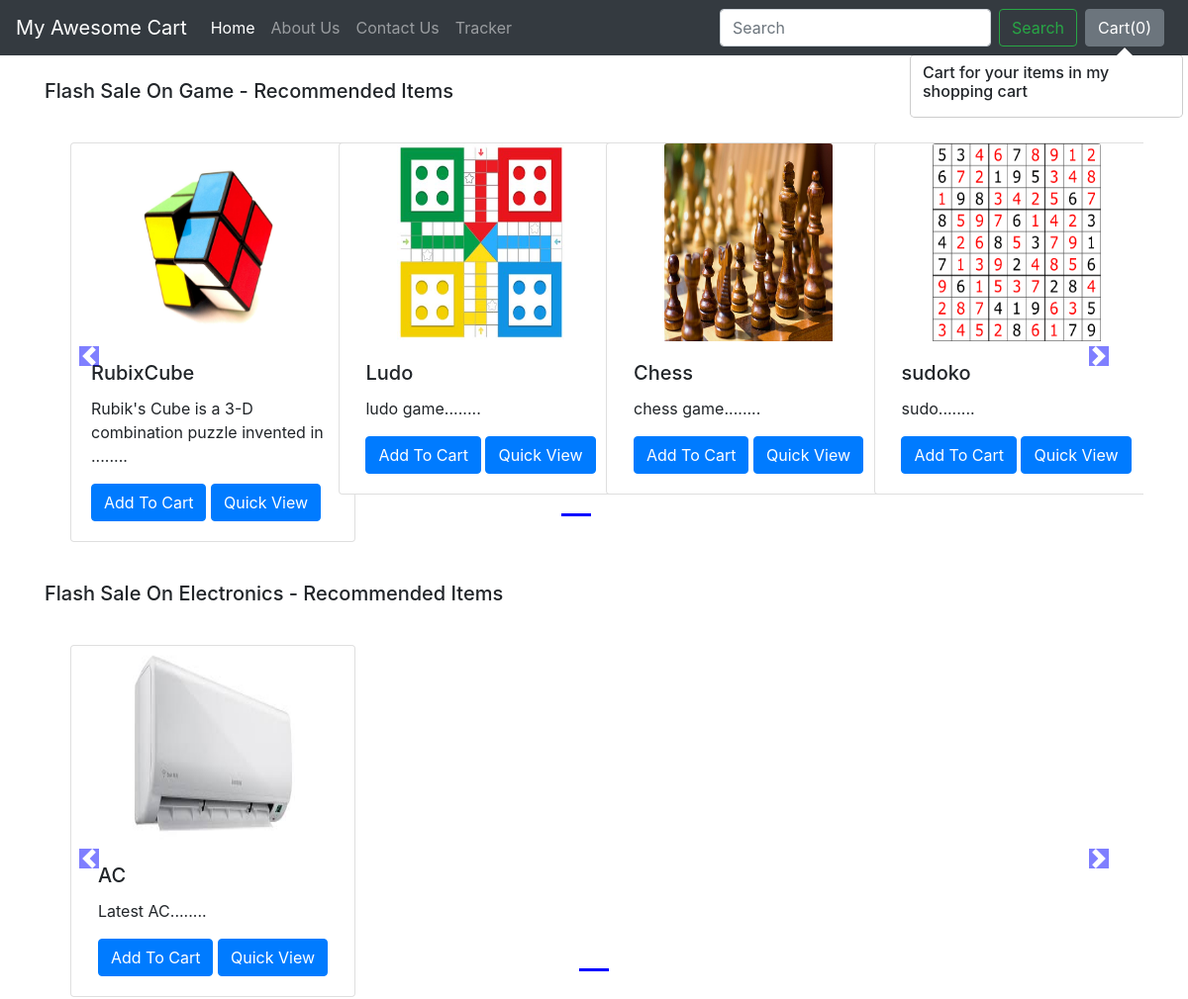
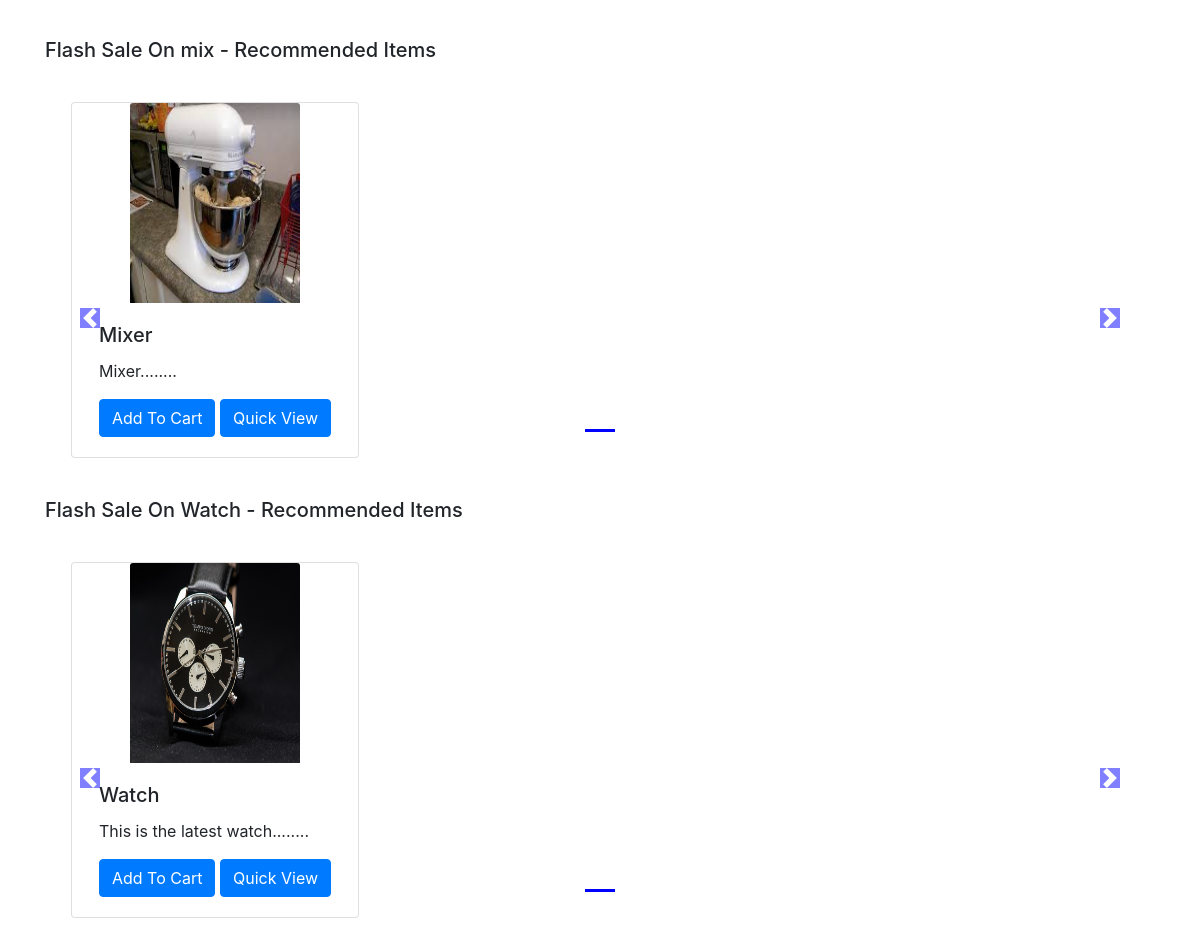
The app's page /shop/ with its own data (2 pictures, top to bottom).
### shop/models.py (models this page shows, shortened)
class Product(models.Model):
    product_id=models.AutoField
    product_name=models.CharField(max_length=100)
    category=models.CharField(max_length=50,default="")
    subcategory=models.CharField(max_length=50,default="")
    price=models.IntegerField(default=0)
    desc=models.CharField(max_length=300)
    pub_date=models.DateField()
    image=models.ImageField(upload_to="shop/images",default="")

### shop/views.py (the view)
# urls.py: path('',views.index,name='BlogHome'),
def index(request):
    allprods=[]
    catprods=Product.objects.values('category','id')
    cats={item['category'] for item in catprods}
    for cat in cats:
        prod=Product.objects.filter(category=cat)
        n=len(prod)
        nSlides=n//4+ceil((n/4)-(n//4))
        allprods.append([prod,range(1,nSlides),nSlides])
    params={'allprods':allprods}
    return render(request,'shop/index.html',params)

### shop/templates/shop/index.html (shortened to what this page needs)
{% extends "shop/basic.html" %}
{% block body%}
{% load static  %}
<div class="container">
  {% for product, range, nSlides in allprods %}
  <h5 class="my-4">Flash Sale On {{product.0.category}} - Recommended Items</h5>
  <div class="row">
    <div id="demo{{forloop.counter}}" class="col carousel slide my-3" data-ride="carousel">
      <ul class="carousel-indicators">
        <li data-target="#demo{{forloop.counter}}" data-slide-to="0" class="active"></li>
        {% for i in range %}
        <li data-target="#demo{{forloop.parentloop.counter}}" data-slide-to="{{i}}"></li>
        {% endfor %}
      </ul>
      <div class="container carousel-inner no-padding">
        <div class="carousel-item active">
          {% for i in product %}
          <div class="col-xs-3 col-sm-3 col-md-3">
            <div class="card align-items-center" style="width: 18rem;">
              <img src='/media/{{i.image}}' class="card-img-top" alt="...">
              <div class="card-body">
                <h5 class="card-title" id="namepr{{i.id}}">{{i.product_name}}</h5>
                <p class="card-text">{{i.desc|slice:"0:53"}}........</p>
                <span id="divpr{{i.id}}" class="divpr">
                  <button id="pr{{i.id}}" class="btn btn-primary cart">Add To Cart</button>
                </span>
                <a href="/shop/products/{{i.id}}">
                  <button id="qv{{i.id}}" class="btn btn-primary cart">Quick View</button>
                </a>
              </div>
            </div>
          </div>
          {% if forloop.counter|divisibleby:4 and forloop.counter > 0 and not forloop.last %}
        </div>
        <div class="carousel-item">
          {% endif %}
          {% endfor %}
        </div>
      </div>
    </div>
    <a class="carousel-control-prev" href="#demo{{forloop.counter}}" data-slide="prev">
      <span class="carousel-control-prev-icon"></span>
    </a>
    <a class="carousel-control-next" href="#demo{{forloop.counter}}" data-slide="next">
      <span class="carousel-control-next-icon"></span>
    </a>
  </div>
  {% endfor %}
</div>
{% endblock %}

### shop/templates/shop/basic.html (shortened to what this page needs)
<!doctype html>
<html lang="en">
<head>
    <link rel="stylesheet" href="https://stackpath.bootstrapcdn.com/bootstrap/4.3.1/css/bootstrap.min.css"
>
</head>
<body>
    <nav class="navbar navbar-expand-lg navbar-dark bg-dark">
        <a class="navbar-brand" href="/shop">My Awesome Cart</a>
        <div class="collapse navbar-collapse" id="navbarSupportedContent">
            <ul class="navbar-nav mr-auto">
                <li class="nav-item active">
                    <a class="nav-link" href="/shop">Home <span class="sr-only">(current)</span></a>
                </li>
                <li class="nav-item">
                    <a class="nav-link" href="/shop/about">About Us</a>
                </li>
                <li class="nav-item">
                    <a class="nav-link" href="/shop/contact">Contact Us</a>
                </li>
                <li class="nav-item">
                    <a class="nav-link"  href="/shop/tracker" >Tracker</a>
                </li>
            </ul>
            <form class="form-inline my-2 my-lg-0">
                <input class="form-control mr-sm-2" type="search" placeholder="Search" aria-label="Search">
                <button class="btn btn-outline-success my-2 my-sm-0" type="submit">Search</button>
            </form>
            <button type="button" class="btn btn-secondary mx-2" data-container="body" data-html='true' id="popcart" data-toggle="popover" data-placement="bottom" data-content="Vivamus
                    sagittis lacus vel augue laoreet rutrum faucibus.">
               Cart(<span id="cart">0</span>)
            </button>
        </div>
    </nav>
    {% block body%} {% endblock %}
</body>
</html>

### records on screen
Product: category "Game", image (picture), product_name "RubixCube", desc "Rubik's Cube is a 3-D combination puzzle invented in"
Product: image (picture), product_name "Ludo", desc "ludo game"
Product: image (picture), product_name "Chess", desc "chess game"
Product: image (picture), product_name "sudoko", desc "sudo"
Product: category "Electronics", image (picture), product_name "AC", desc "Latest AC"
Product: category "mix", image (picture), product_name "Mixer", desc "Mixer"
Product: category "Watch", image (picture), product_name "Watch", desc "This is the latest watch"
